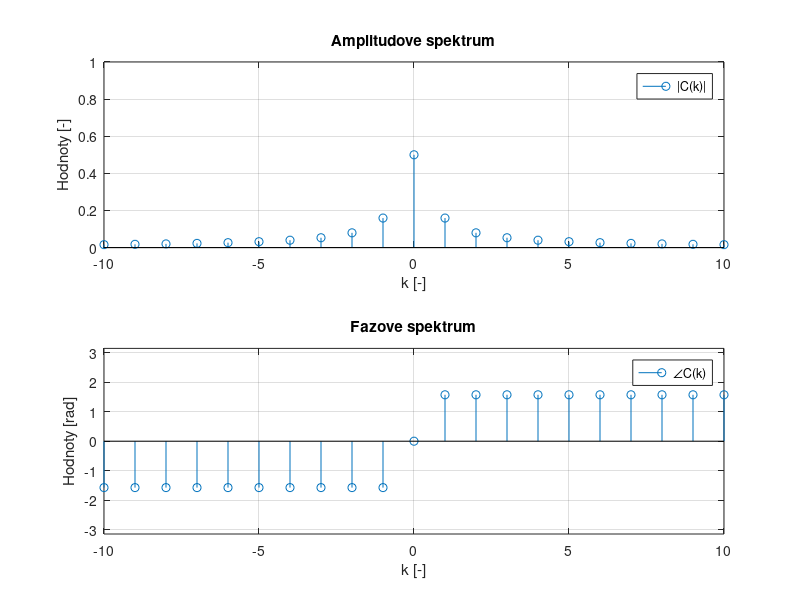
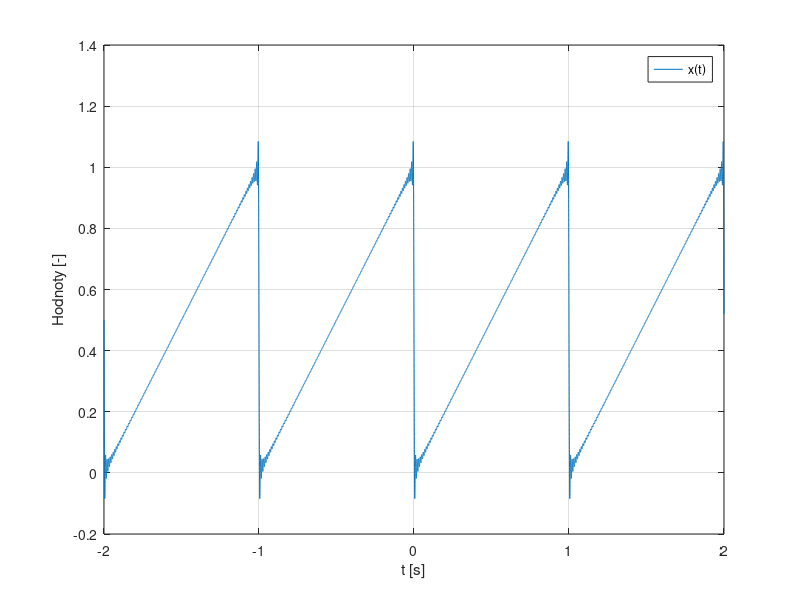

Reproduce these figures in MATLAB, in order.
% Fourierova rada

clear all;
close all;
clc;

% cilem bude z naseho reseni (spektralni koeficienty C(k)) seskladat zpet signal x(t)
% v casove oblasti a overit, jestli odpovida zadani

% 1) definice sumy - budeme brat C(k) jen omezene od -K do +K (zvolte K dostatecne vysoke)
K = 100;    
k = -K:K;        % "poradi" koeficientu C(k) od -K do K
C = j./(2*pi*k);             % reseni ze cvika
C (k == 0) = 1/2;   % nultý koeficient


%% 2) vizualizace spektra

figure(2)
subplot(211);
%Zobrazte amplitudove a fazove spektrum signalu (amplitudu a fazi koeficientu C(k))
%pro zobrazeni pouzijte funkci stem()
stem(k, abs(C))
xlim([-10, 10]); %omezení x osy
ylim([0, 1]); %omezení y osy
grid on;
xlabel('k [-]'); %pojmenovani x osy
ylabel('Hodnoty [-]');%pojmenovani y osy
legend('|C(k)|'); 
title('Amplitudove spektrum');

subplot(212);
%pro zobrazeni pouzijte funkci stem()
stem(k,angle(C))
xlim([-10, 10]);
ylim([-pi, pi]);
grid on;
xlabel('k [-]');
ylabel('Hodnoty [rad]')
legend('∠C(k)');
title('Fazove spektrum');

%% 3) "seskladani" koeficientu C(k) pres sumu do casove oblasti

fs = 1e4; %vzorkovaci frekvence

%vytvorte casovy vektor
t = -2 : 1/fs : 2 - 1/fs;    

T = 1;              % perioda signálu (tu musime znat)


% implementujte Fourierovu radu pro signal x (vynasobeni koeficientu C(k) s komplexnimi exponencialami a nasledne secteni)

x = zeros(1, length(t));


for n = 1:length(C) % projedou se vsechny C(k) a jejich "prispevek" se pricte k x(t)
    x = x + C(n)*exp(1j*2*pi*k(n)*t./T); % z definice F.R. (2pi/T je prepocet na omegu)
end


% 4) vizualizace seskladaneho signalu
figure(3);
%pouzijte funkci plot
plot(t,x)
grid on;
xlabel('t [s]');
ylabel('Hodnoty [-]');
legend('x(t)');

% namet na doma: zkuste si pohrat s parametry
% K => cim vyssi, tim presnejsi by vysledek x(t) mel byt
% C (k == 0) => ovlivnuje stredni hodnotu a tim i "pozici" signalu na ose y

%%
%Spoctete energii a vykon signalu x
energie = sum(abs(x).^2)
vykon = mean(abs(x).^2)
